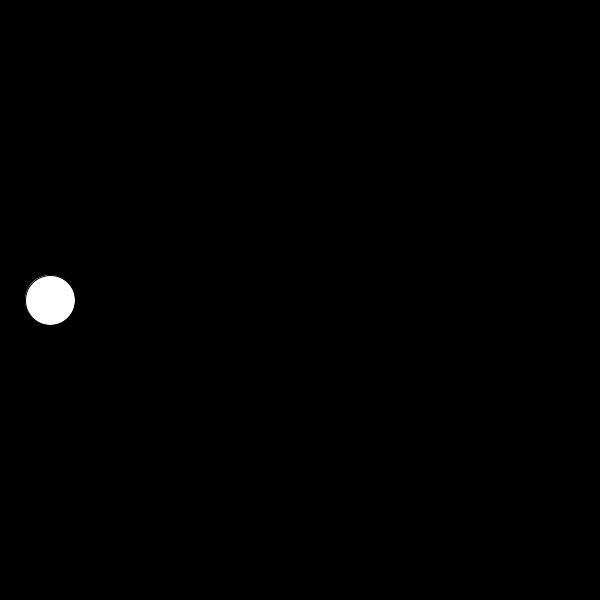
Frame 1 (no input)
Frame 60 (the mouse pressed at the canvas centre just before this capture): identical to frame 1, image omitted
Frame 120 (the mouse held since frame 60 and released just before this capture): identical to frame 1, image omitted

The Processing sketch that drew this single still picture (run headless with seeded random() and noise(); from frame 60 on, the mouse is pressed at the canvas centre):

// Processing sketch: Test_gravedad
// ── Test_gravedad.pde

float g = 0.3; // pixeles/s^2;
float posX = 50, posY = 300;

int x, y, diametro = 50;
double velY = -8, velX = 5;
double t = 0;

int MAX = 600;

boolean click = false;

void setup() {

  size(600, 600);
  frameRate(30);
}

void draw() {

  background(0);

  fill(255);
  circle(int(posX), int(posY), diametro);

  if (click) {
    t += (1/frameRate);
    println(velY);
    velY += g*t;
    posY += velY;
    posX += velX;
    if(posY >= MAX) {
      click = false;
      t = 0;
      velY = -8;
      velX = 5;
      posX = 50;
      posY = 300;
      
    }
  } 
  
}

void mousePressed() {
  
}

void mouseReleased() {
  if(mouseButton == LEFT) {
    click = true;
  }
  
}
